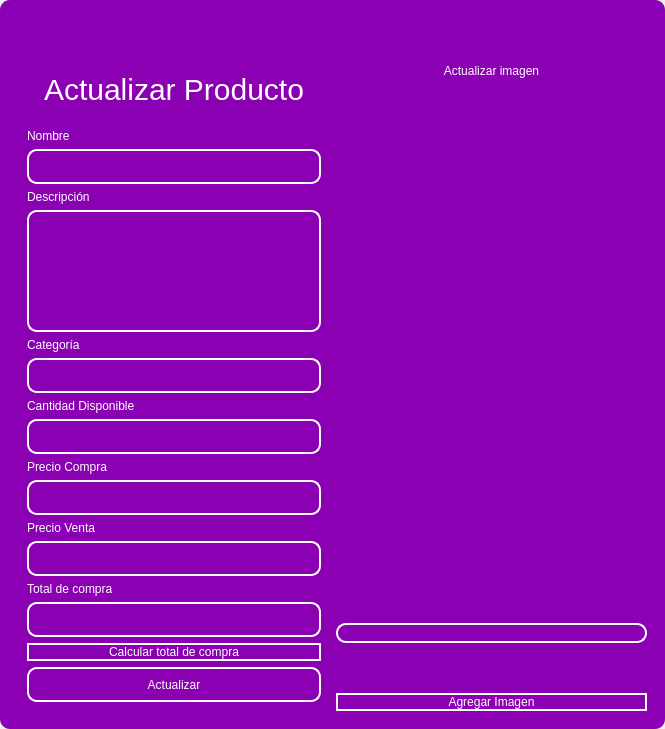
<?xml version="1.0" encoding="UTF-8"?>
<ui version="4.0">
 <class>MainWindow</class>
 <widget class="QMainWindow" name="MainWindow">
  <property name="geometry">
   <rect>
    <x>0</x>
    <y>0</y>
    <width>665</width>
    <height>729</height>
   </rect>
  </property>
  <property name="windowTitle">
   <string>MainWindow</string>
  </property>
  <property name="styleSheet">
   <string notr="true"/>
  </property>
  <widget class="QWidget" name="centralwidget">
   <property name="styleSheet">
    <string notr="true"/>
   </property>
   <layout class="QVBoxLayout" name="verticalLayout">
    <property name="spacing">
     <number>0</number>
    </property>
    <property name="leftMargin">
     <number>0</number>
    </property>
    <property name="topMargin">
     <number>0</number>
    </property>
    <property name="rightMargin">
     <number>0</number>
    </property>
    <property name="bottomMargin">
     <number>0</number>
    </property>
    <item>
     <widget class="QFrame" name="frame">
      <property name="enabled">
       <bool>true</bool>
      </property>
      <property name="styleSheet">
       <string notr="true">QFrame {
	border-radius:10px;
	background-color: rgb(140, 0, 179);
 }
</string>
      </property>
      <property name="frameShape">
       <enum>QFrame::StyledPanel</enum>
      </property>
      <property name="frameShadow">
       <enum>QFrame::Raised</enum>
      </property>
      <layout class="QVBoxLayout" name="verticalLayout_2">
       <item>
        <widget class="QFrame" name="frame_superior">
         <property name="minimumSize">
          <size>
           <width>0</width>
           <height>40</height>
          </size>
         </property>
         <property name="maximumSize">
          <size>
           <width>16777215</width>
           <height>40</height>
          </size>
         </property>
         <property name="styleSheet">
          <string notr="true">QPushButton{
border-radius:18px;
}

QPushButton:hover{
	background-color: rgb(0, 0, 0);
}
</string>
         </property>
         <property name="frameShape">
          <enum>QFrame::StyledPanel</enum>
         </property>
         <property name="frameShadow">
          <enum>QFrame::Raised</enum>
         </property>
         <layout class="QHBoxLayout" name="horizontalLayout_3">
          <property name="spacing">
           <number>4</number>
          </property>
          <property name="leftMargin">
           <number>0</number>
          </property>
          <property name="topMargin">
           <number>0</number>
          </property>
          <property name="rightMargin">
           <number>0</number>
          </property>
          <property name="bottomMargin">
           <number>0</number>
          </property>
          <item>
           <widget class="QPushButton" name="btn_icon">
            <property name="text">
             <string/>
            </property>
            <property name="iconSize">
             <size>
              <width>40</width>
              <height>40</height>
             </size>
            </property>
           </widget>
          </item>
          <item>
           <spacer name="horizontalSpacer_2">
            <property name="orientation">
             <enum>Qt::Horizontal</enum>
            </property>
            <property name="sizeHint" stdset="0">
             <size>
              <width>443</width>
              <height>20</height>
             </size>
            </property>
           </spacer>
          </item>
          <item>
           <widget class="QPushButton" name="bt_minimizar">
            <property name="minimumSize">
             <size>
              <width>38</width>
              <height>38</height>
             </size>
            </property>
            <property name="maximumSize">
             <size>
              <width>38</width>
              <height>38</height>
             </size>
            </property>
            <property name="cursor">
             <cursorShape>PointingHandCursor</cursorShape>
            </property>
            <property name="text">
             <string/>
            </property>
            <property name="icon">
             <iconset>
              <normaloff>image/minus.svg</normaloff>image/minus.svg</iconset>
            </property>
            <property name="iconSize">
             <size>
              <width>38</width>
              <height>38</height>
             </size>
            </property>
           </widget>
          </item>
          <item>
           <widget class="QPushButton" name="bt_maximizar">
            <property name="minimumSize">
             <size>
              <width>38</width>
              <height>38</height>
             </size>
            </property>
            <property name="maximumSize">
             <size>
              <width>38</width>
              <height>38</height>
             </size>
            </property>
            <property name="cursor">
             <cursorShape>PointingHandCursor</cursorShape>
            </property>
            <property name="text">
             <string/>
            </property>
            <property name="icon">
             <iconset>
              <normaloff>image/chevron-up.svg</normaloff>image/chevron-up.svg</iconset>
            </property>
            <property name="iconSize">
             <size>
              <width>38</width>
              <height>38</height>
             </size>
            </property>
           </widget>
          </item>
          <item>
           <widget class="QPushButton" name="bt_restaurar">
            <property name="minimumSize">
             <size>
              <width>38</width>
              <height>38</height>
             </size>
            </property>
            <property name="maximumSize">
             <size>
              <width>38</width>
              <height>38</height>
             </size>
            </property>
            <property name="cursor">
             <cursorShape>PointingHandCursor</cursorShape>
            </property>
            <property name="text">
             <string/>
            </property>
            <property name="icon">
             <iconset>
              <normaloff>image/chevron-down.svg</normaloff>image/chevron-down.svg</iconset>
            </property>
            <property name="iconSize">
             <size>
              <width>38</width>
              <height>38</height>
             </size>
            </property>
           </widget>
          </item>
          <item>
           <widget class="QPushButton" name="bt_cerrar">
            <property name="minimumSize">
             <size>
              <width>38</width>
              <height>38</height>
             </size>
            </property>
            <property name="maximumSize">
             <size>
              <width>38</width>
              <height>38</height>
             </size>
            </property>
            <property name="cursor">
             <cursorShape>PointingHandCursor</cursorShape>
            </property>
            <property name="text">
             <string/>
            </property>
            <property name="icon">
             <iconset>
              <normaloff>image/x.svg</normaloff>image/x.svg</iconset>
            </property>
            <property name="iconSize">
             <size>
              <width>38</width>
              <height>38</height>
             </size>
            </property>
           </widget>
          </item>
         </layout>
        </widget>
       </item>
       <item>
        <widget class="QFrame" name="frame_3">
         <property name="styleSheet">
          <string notr="true">QLabel {
	color: rgb(255, 255, 254);
	font: 12pt &quot;Arial&quot;;
	background-color: rgba(0, 0, 0,0);
}

QTextEdit{
background-color: rgba(0, 0, 0,0);
border-radius:10px; 
font: 12pt &quot;Arial&quot;;
color: rgb(255, 255, 254);
border: 2px solid  rgb(255, 255, 255);

}

QTextEdit:hover{
background-color: rgba(0, 0, 0,0);
border-radius:10px; 
font: 12pt &quot;Arial&quot;;
border: 2px solid  rgb(120, 0, 171);
}

QTextEdit:focus{
background-color: rgb(0, 0, 0);
border-radius:10px; 
font: 12pt &quot;Arial&quot;;
border: 2px solid rgb(120, 0, 171);
}

QLineEdit{
background-color: rgba(0, 0, 0,0);
border-radius:10px; 
font: 12pt &quot;Arial&quot;;
color: rgb(255, 255, 254);
border: 2px solid  rgb(255, 255, 255);

}

QLineEdit:hover{
background-color: rgba(0, 0, 0,0);
border-radius:10px; 
font: 12pt &quot;Arial&quot;;
border: 2px solid  rgb(120, 0, 171);
}

QLineEdit:focus{
background-color: rgb(0, 0, 0);
border-radius:10px; 
font: 12pt &quot;Arial&quot;;
border: 2px solid rgb(120, 0, 171);
}

QCheckBox{
	font: 12pt &quot;Arial&quot;;
	color: rgb(255, 255, 255);
}

QCheckBox::indicator {
    width: 18px;
    height:18px;
}

QCheckBox::indicator:unchecked {
   background-image: url(image/square.svg);
}

QCheckBox::indicator:checked {
   background-image: url(image/check-square.svg);
}

QPushButton{
border-radius:10px; 
font: 12pt &quot;Arial&quot;;
color: rgb(255, 255, 254);
border: 2px solid #ffffff;
}

QPushButton:hover{
border-radius:10px; 
font: 12pt &quot;Arial&quot;;
color: rgb(255, 255, 255);
border: 2px solid rgb(120, 0, 171);
	background-color: rgb(120, 0, 171);
}
</string>
         </property>
         <property name="frameShape">
          <enum>QFrame::StyledPanel</enum>
         </property>
         <property name="frameShadow">
          <enum>QFrame::Raised</enum>
         </property>
         <layout class="QHBoxLayout" name="horizontalLayout_4">
          <item>
           <layout class="QVBoxLayout" name="verticalLayout_4">
            <item>
             <widget class="QLabel" name="label_3">
              <property name="minimumSize">
               <size>
                <width>100</width>
                <height>50</height>
               </size>
              </property>
              <property name="styleSheet">
               <string notr="true">font-size: 30px;
color: rgb(255, 255, 255);</string>
              </property>
              <property name="text">
               <string>Actualizar Producto</string>
              </property>
              <property name="alignment">
               <set>Qt::AlignCenter</set>
              </property>
             </widget>
            </item>
            <item>
             <widget class="QFrame" name="frame_4">
              <property name="maximumSize">
               <size>
                <width>400</width>
                <height>600</height>
               </size>
              </property>
              <property name="styleSheet">
               <string notr="true">QLabel {
	color: rgb(255, 255, 254);
	font: 12pt &quot;Arial&quot;;
	background-color: rgba(0, 0, 0,0);
}

QTextEdit{
background-color: rgba(0, 0, 0,0);
border-radius:10px; 
font: 12pt &quot;Arial&quot;;
color: rgb(255, 255, 254);
border: 2px solid  rgb(255, 255, 255);

}

QTextEdit:hover{
background-color: rgba(0, 0, 0,0);
border-radius:10px; 
font: 12pt &quot;Arial&quot;;
border: 2px solid  rgb(120, 0, 171);
}

QTextEdit:focus{
background-color: rgb(0, 0, 0);
border-radius:10px; 
font: 12pt &quot;Arial&quot;;
border: 2px solid rgb(120, 0, 171);
}

QLineEdit{
background-color: rgba(0, 0, 0,0);
border-radius:10px; 
font: 12pt &quot;Arial&quot;;
color: rgb(255, 255, 254);
border: 2px solid  rgb(255, 255, 255);

}

QLineEdit:hover{
background-color: rgba(0, 0, 0,0);
border-radius:10px; 
font: 12pt &quot;Arial&quot;;
border: 2px solid  rgb(120, 0, 171);
}

QLineEdit:focus{
background-color: rgb(0, 0, 0);
border-radius:10px; 
font: 12pt &quot;Arial&quot;;
border: 2px solid rgb(120, 0, 171);
}

QCheckBox{
	font: 12pt &quot;Arial&quot;;
	color: rgb(255, 255, 255);
}

QCheckBox::indicator {
    width: 18px;
    height:18px;
}

QCheckBox::indicator:unchecked {
   background-image: url(image/square.svg);
}

QCheckBox::indicator:checked {
   background-image: url(image/check-square.svg);
}

QPushButton{
border-radius:10px; 
font: 12pt &quot;Arial&quot;;
color: rgb(255, 255, 254);
border: 2px solid #ffffff;
}

QPushButton:hover{
border-radius:10px; 
font: 12pt &quot;Arial&quot;;
color: rgb(255, 255, 255);
border: 2px solid rgb(120, 0, 171);
	background-color: rgb(120, 0, 171);
}
</string>
              </property>
              <property name="frameShape">
               <enum>QFrame::StyledPanel</enum>
              </property>
              <property name="frameShadow">
               <enum>QFrame::Raised</enum>
              </property>
              <layout class="QVBoxLayout" name="verticalLayout_3">
               <item>
                <spacer name="verticalSpacer_3">
                 <property name="orientation">
                  <enum>Qt::Vertical</enum>
                 </property>
                 <property name="sizeHint" stdset="0">
                  <size>
                   <width>20</width>
                   <height>40</height>
                  </size>
                 </property>
                </spacer>
               </item>
               <item>
                <widget class="QLabel" name="label_4">
                 <property name="text">
                  <string>Nombre</string>
                 </property>
                </widget>
               </item>
               <item>
                <widget class="QLineEdit" name="nametxt">
                 <property name="minimumSize">
                  <size>
                   <width>0</width>
                   <height>35</height>
                  </size>
                 </property>
                 <property name="text">
                  <string/>
                 </property>
                </widget>
               </item>
               <item>
                <widget class="QLabel" name="label_7">
                 <property name="text">
                  <string>Descripción</string>
                 </property>
                </widget>
               </item>
               <item>
                <widget class="QTextEdit" name="descriptiontxt">
                 <property name="minimumSize">
                  <size>
                   <width>0</width>
                   <height>40</height>
                  </size>
                 </property>
                </widget>
               </item>
               <item>
                <spacer name="verticalSpacer_4">
                 <property name="orientation">
                  <enum>Qt::Vertical</enum>
                 </property>
                 <property name="sizeHint" stdset="0">
                  <size>
                   <width>20</width>
                   <height>40</height>
                  </size>
                 </property>
                </spacer>
               </item>
               <item>
                <widget class="QLabel" name="label_5">
                 <property name="text">
                  <string>Categoría</string>
                 </property>
                </widget>
               </item>
               <item>
                <widget class="QLineEdit" name="categorytxt">
                 <property name="minimumSize">
                  <size>
                   <width>0</width>
                   <height>35</height>
                  </size>
                 </property>
                 <property name="maximumSize">
                  <size>
                   <width>16777215</width>
                   <height>16777215</height>
                  </size>
                 </property>
                 <property name="echoMode">
                  <enum>QLineEdit::Normal</enum>
                 </property>
                </widget>
               </item>
               <item>
                <spacer name="verticalSpacer_5">
                 <property name="orientation">
                  <enum>Qt::Vertical</enum>
                 </property>
                 <property name="sizeHint" stdset="0">
                  <size>
                   <width>20</width>
                   <height>40</height>
                  </size>
                 </property>
                </spacer>
               </item>
               <item>
                <widget class="QLabel" name="label">
                 <property name="text">
                  <string>Cantidad Disponible</string>
                 </property>
                </widget>
               </item>
               <item>
                <widget class="QLineEdit" name="stocktxt">
                 <property name="minimumSize">
                  <size>
                   <width>0</width>
                   <height>35</height>
                  </size>
                 </property>
                </widget>
               </item>
               <item>
                <widget class="QLabel" name="label_2">
                 <property name="text">
                  <string>Precio Compra</string>
                 </property>
                </widget>
               </item>
               <item>
                <spacer name="verticalSpacer_6">
                 <property name="orientation">
                  <enum>Qt::Vertical</enum>
                 </property>
                 <property name="sizeHint" stdset="0">
                  <size>
                   <width>20</width>
                   <height>40</height>
                  </size>
                 </property>
                </spacer>
               </item>
               <item>
                <widget class="QLineEdit" name="pricepurchtxt">
                 <property name="minimumSize">
                  <size>
                   <width>0</width>
                   <height>35</height>
                  </size>
                 </property>
                </widget>
               </item>
               <item>
                <spacer name="verticalSpacer_10">
                 <property name="orientation">
                  <enum>Qt::Vertical</enum>
                 </property>
                 <property name="sizeHint" stdset="0">
                  <size>
                   <width>20</width>
                   <height>40</height>
                  </size>
                 </property>
                </spacer>
               </item>
               <item>
                <widget class="QLabel" name="label_6">
                 <property name="text">
                  <string>Precio Venta</string>
                 </property>
                </widget>
               </item>
               <item>
                <widget class="QLineEdit" name="pricesaletxt">
                 <property name="minimumSize">
                  <size>
                   <width>0</width>
                   <height>35</height>
                  </size>
                 </property>
                </widget>
               </item>
               <item>
                <widget class="QLabel" name="label_8">
                 <property name="text">
                  <string>Total de compra</string>
                 </property>
                </widget>
               </item>
               <item>
                <widget class="QLineEdit" name="totaltxt">
                 <property name="enabled">
                  <bool>false</bool>
                 </property>
                 <property name="minimumSize">
                  <size>
                   <width>0</width>
                   <height>35</height>
                  </size>
                 </property>
                 <property name="maximumSize">
                  <size>
                   <width>16777215</width>
                   <height>16777215</height>
                  </size>
                 </property>
                </widget>
               </item>
               <item>
                <widget class="QPushButton" name="btn_calculate_total">
                 <property name="cursor">
                  <cursorShape>PointingHandCursor</cursorShape>
                 </property>
                 <property name="text">
                  <string>Calcular total de compra</string>
                 </property>
                </widget>
               </item>
               <item>
                <spacer name="verticalSpacer_9">
                 <property name="orientation">
                  <enum>Qt::Vertical</enum>
                 </property>
                 <property name="sizeHint" stdset="0">
                  <size>
                   <width>20</width>
                   <height>50</height>
                  </size>
                 </property>
                </spacer>
               </item>
               <item>
                <widget class="QPushButton" name="btn_update">
                 <property name="minimumSize">
                  <size>
                   <width>0</width>
                   <height>35</height>
                  </size>
                 </property>
                 <property name="cursor">
                  <cursorShape>PointingHandCursor</cursorShape>
                 </property>
                 <property name="text">
                  <string>Actualizar</string>
                 </property>
                </widget>
               </item>
               <item>
                <spacer name="verticalSpacer_7">
                 <property name="orientation">
                  <enum>Qt::Vertical</enum>
                 </property>
                 <property name="sizeHint" stdset="0">
                  <size>
                   <width>20</width>
                   <height>40</height>
                  </size>
                 </property>
                </spacer>
               </item>
               <item>
                <spacer name="verticalSpacer_8">
                 <property name="orientation">
                  <enum>Qt::Vertical</enum>
                 </property>
                 <property name="sizeHint" stdset="0">
                  <size>
                   <width>20</width>
                   <height>40</height>
                  </size>
                 </property>
                </spacer>
               </item>
              </layout>
             </widget>
            </item>
           </layout>
          </item>
          <item>
           <layout class="QVBoxLayout" name="verticalLayout_5">
            <property name="spacing">
             <number>50</number>
            </property>
            <property name="leftMargin">
             <number>0</number>
            </property>
            <property name="topMargin">
             <number>0</number>
            </property>
            <property name="rightMargin">
             <number>0</number>
            </property>
            <property name="bottomMargin">
             <number>0</number>
            </property>
            <item>
             <widget class="QLabel" name="label_9">
              <property name="layoutDirection">
               <enum>Qt::LeftToRight</enum>
              </property>
              <property name="styleSheet">
               <string notr="true">color: rgb(255, 255, 255);
font: 30pt &quot;MS Shell Dlg 2&quot;;</string>
              </property>
              <property name="text">
               <string>Actualizar imagen</string>
              </property>
              <property name="alignment">
               <set>Qt::AlignCenter</set>
              </property>
             </widget>
            </item>
            <item>
             <layout class="QHBoxLayout" name="horizontalLayout">
              <item>
               <spacer name="horizontalSpacer_3">
                <property name="orientation">
                 <enum>Qt::Vertical</enum>
                </property>
                <property name="sizeHint" stdset="0">
                 <size>
                  <width>20</width>
                  <height>40</height>
                 </size>
                </property>
               </spacer>
              </item>
              <item>
               <widget class="QLabel" name="image_label">
                <property name="minimumSize">
                 <size>
                  <width>55</width>
                  <height>0</height>
                 </size>
                </property>
                <property name="text">
                 <string/>
                </property>
               </widget>
              </item>
              <item>
               <spacer name="horizontalSpacer">
                <property name="orientation">
                 <enum>Qt::Vertical</enum>
                </property>
                <property name="sizeHint" stdset="0">
                 <size>
                  <width>20</width>
                  <height>40</height>
                 </size>
                </property>
               </spacer>
              </item>
             </layout>
            </item>
            <item>
             <widget class="QLineEdit" name="imagetxt">
              <property name="enabled">
               <bool>false</bool>
              </property>
             </widget>
            </item>
            <item>
             <widget class="QPushButton" name="btn_add_image">
              <property name="cursor">
               <cursorShape>PointingHandCursor</cursorShape>
              </property>
              <property name="text">
               <string>Agregar Imagen</string>
              </property>
             </widget>
            </item>
           </layout>
          </item>
         </layout>
        </widget>
       </item>
      </layout>
     </widget>
    </item>
   </layout>
  </widget>
 </widget>
 <resources/>
 <connections/>
</ui>
